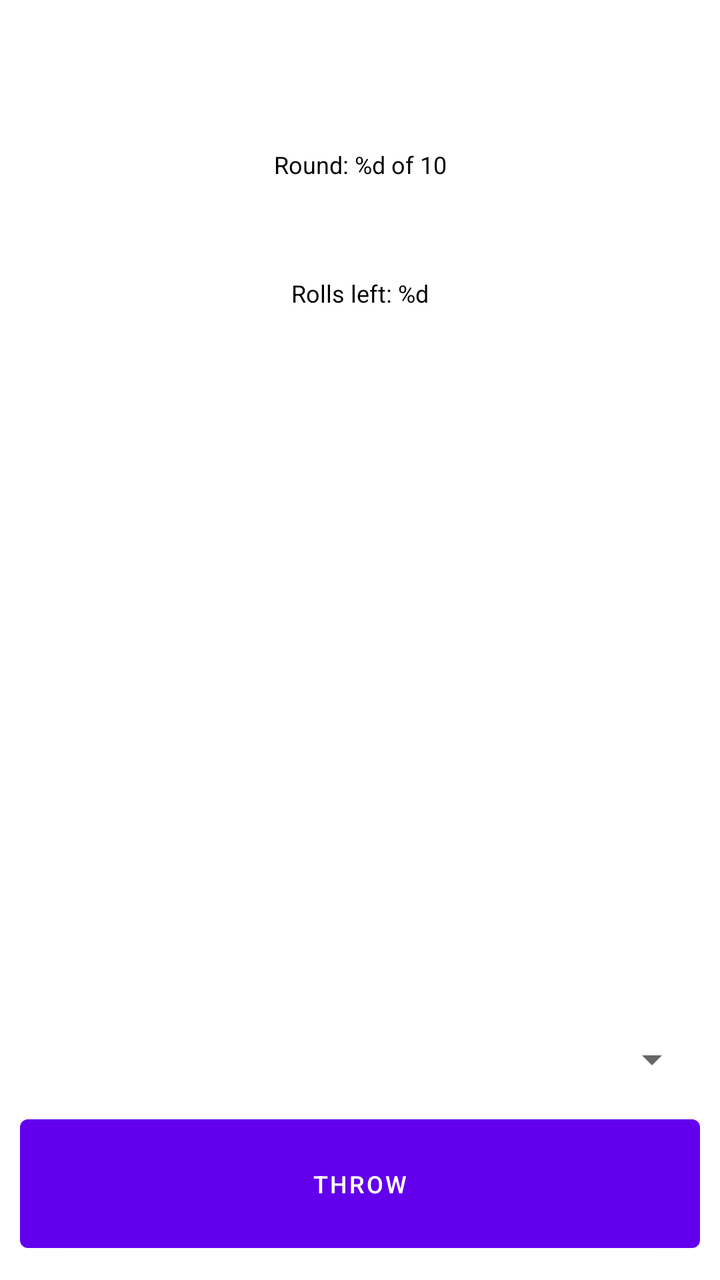
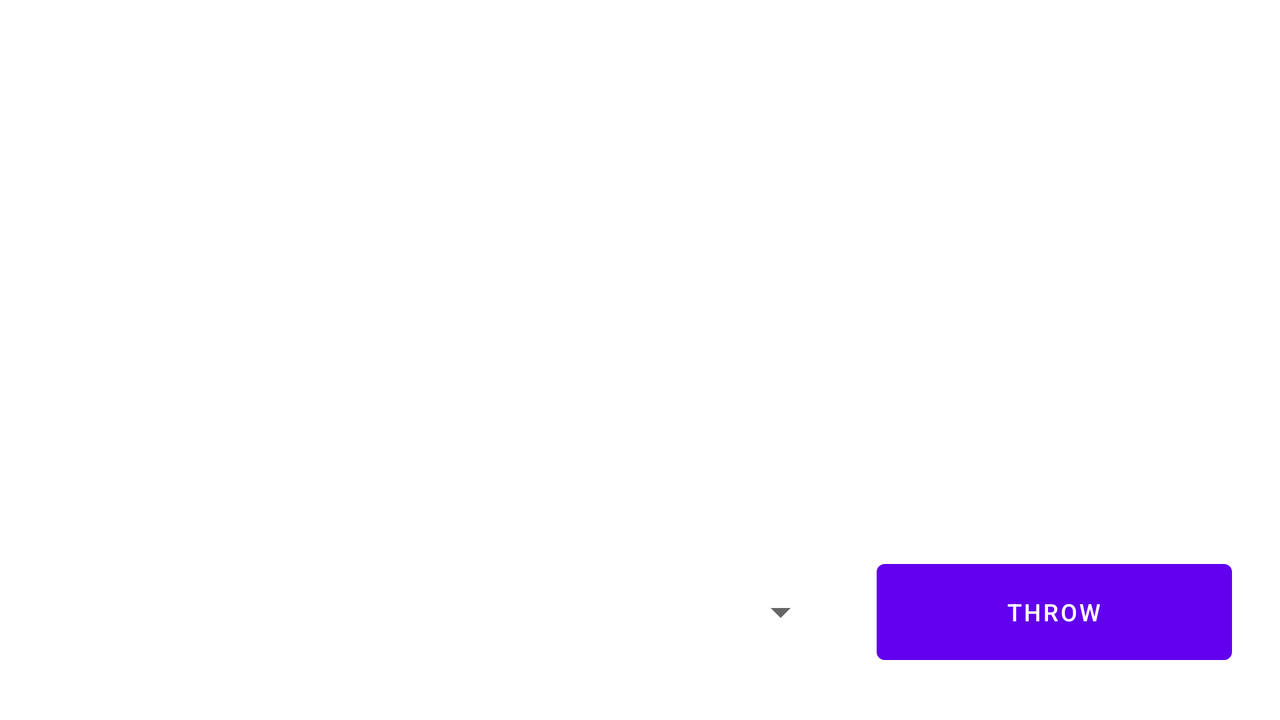

The same Android screen from two of the app's own layout files: first res/layout/ as a phone draws it, then the repository's variant for another configuration, drawn on a device whose configuration selects that folder. Both files follow.
<!-- AndroidManifest.xml: application theme Theme.ThirtyGame -->
<!-- res/layout/activity_main.xml -->
<?xml version="1.0" encoding="utf-8"?>
<androidx.constraintlayout.widget.ConstraintLayout xmlns:android="http://schemas.android.com/apk/res/android"
    xmlns:app="http://schemas.android.com/apk/res-auto"
    xmlns:tools="http://schemas.android.com/tools"
    android:layout_width="match_parent"
    android:layout_height="match_parent"
    android:padding="10dp"
    tools:context=".MainActivity">

    <LinearLayout
        android:id="@+id/linearLayout"
        android:layout_width="wrap_content"
        android:layout_height="wrap_content"
        android:layout_gravity="center"
        android:orientation="horizontal"
        android:padding="10dp"
        app:layout_constraintEnd_toEndOf="parent"
        app:layout_constraintHorizontal_bias="0.5"
        app:layout_constraintStart_toStartOf="parent"
        app:layout_constraintTop_toTopOf="parent">

        <ImageButton
            android:id="@+id/die_one"
            android:layout_width="wrap_content"
            android:layout_height="wrap_content"
            android:background="@null"
            android:contentDescription="@string/die_one"
            android:src="@drawable/white1" />

        <ImageButton
            android:id="@+id/die_two"
            android:layout_width="wrap_content"
            android:layout_height="wrap_content"
            android:background="@null"
            android:contentDescription="@string/die_two"
            android:src="@drawable/white1" />

        <ImageButton
            android:id="@+id/die_three"
            android:layout_width="wrap_content"
            android:layout_height="wrap_content"
            android:background="@null"
            android:contentDescription="@string/die_three"
            android:src="@drawable/white1" />
    </LinearLayout>

    <LinearLayout
        android:id="@+id/linearLayout2"
        android:layout_width="wrap_content"
        android:layout_height="wrap_content"
        android:layout_gravity="center"
        android:orientation="horizontal"
        android:padding="10dp"
        app:layout_constraintEnd_toEndOf="parent"
        app:layout_constraintHorizontal_bias="0.5"
        app:layout_constraintStart_toStartOf="parent"
        app:layout_constraintTop_toBottomOf="@+id/linearLayout">

        <ImageButton
            android:id="@+id/die_four"
            android:layout_width="wrap_content"
            android:layout_height="wrap_content"
            android:background="@null"
            android:contentDescription="@string/die_four"
            android:src="@drawable/white1" />

        <ImageButton
            android:id="@+id/die_five"
            android:layout_width="wrap_content"
            android:layout_height="wrap_content"
            android:background="@null"
            android:contentDescription="@string/die_five"
            android:src="@drawable/white1" />

        <ImageButton
            android:id="@+id/die_six"
            android:layout_width="wrap_content"
            android:layout_height="wrap_content"
            android:background="@null"
            android:contentDescription="@string/die_six"
            android:src="@drawable/white1" />
    </LinearLayout>

    <TextView
        android:id="@+id/round_text_view"
        android:layout_width="wrap_content"
        android:layout_height="wrap_content"
        android:layout_gravity="center"
        android:padding="24dp"
        android:text="@string/round"
        app:layout_constraintEnd_toEndOf="parent"
        app:layout_constraintHorizontal_bias="0.5"
        app:layout_constraintStart_toStartOf="parent"
        app:layout_constraintTop_toBottomOf="@+id/linearLayout2" />

    <TextView
        android:id="@+id/rolls_left_text_view"
        android:layout_width="wrap_content"
        android:layout_height="wrap_content"
        android:layout_gravity="center"
        android:padding="24dp"
        android:text="@string/rolls_left"
        app:layout_constraintEnd_toEndOf="parent"
        app:layout_constraintHorizontal_bias="0.5"
        app:layout_constraintStart_toStartOf="parent"
        app:layout_constraintTop_toBottomOf="@+id/round_text_view" />

    <Button
        android:id="@+id/throw_button"
        android:layout_width="match_parent"
        android:layout_height="wrap_content"
        android:padding="24dp"
        android:text="@string/throw_button"
        app:layout_constraintBottom_toBottomOf="parent"
        app:layout_constraintEnd_toEndOf="parent"
        app:layout_constraintStart_toStartOf="parent" />

    <Spinner
        android:id="@+id/choice_spinner"
        android:layout_width="match_parent"
        android:layout_height="wrap_content"
        android:contentDescription="@string/score_spinner"
        android:padding="24dp"
        android:spinnerMode="dropdown"
        app:layout_constraintBottom_toTopOf="@+id/throw_button"
        app:layout_constraintEnd_toEndOf="parent"
        app:layout_constraintStart_toStartOf="parent" />

</androidx.constraintlayout.widget.ConstraintLayout>
<!-- resources referenced by this layout -->
<resources>
  <string name="die_five">Die Five</string>
  <string name="die_four">Die Four</string>
  <string name="die_one">Die One</string>
  <string name="die_six">Die Six</string>
  <string name="die_three">Die Three</string>
  <string name="die_two">Die Two</string>
  <string name="rolls_left">Rolls left: %d</string>
  <string name="round">Round: %d of 10</string>
  <string name="score_spinner">Score choice</string>
  <string name="throw_button">Throw</string>
  <style name="Theme.ThirtyGame" parent="Theme.MaterialComponents.DayNight.DarkActionBar">
          
          <item name="colorPrimary">@color/purple_500</item>
          <item name="colorPrimaryVariant">@color/purple_700</item>
          <item name="colorOnPrimary">@color/white</item>
          
          <item name="colorSecondary">@color/teal_200</item>
          <item name="colorSecondaryVariant">@color/teal_700</item>
          <item name="colorOnSecondary">@color/black</item>
          
          <item name="android:statusBarColor" tools:targetApi="l">?attr/colorPrimaryVariant</item>
          
          <item name="android:textColor">@color/black</item>
          <item name="android:textSize">12sp</item>
      </style>
</resources>
<!-- res/layout-land/activity_main.xml (the repository's variant of the layout above) -->
<!-- drawn on the phone turned sideways -->
<?xml version="1.0" encoding="utf-8"?>
<LinearLayout xmlns:android="http://schemas.android.com/apk/res/android"
    android:orientation="vertical"
    android:layout_width="match_parent"
    android:layout_height="match_parent">

    <RelativeLayout
        android:layout_width="match_parent"
        android:layout_height="0dp"
        android:layout_weight="0.7">
        <TextView
            android:layout_width="wrap_content"
            android:layout_height="wrap_content"/>
    </RelativeLayout>

    <RelativeLayout
        android:layout_width="match_parent"
        android:layout_height="0dp"
        android:layout_weight="0.3">

        <LinearLayout
            android:baselineAligned="false"
            android:padding="24dp"
            android:layout_width="match_parent"
            android:layout_height="wrap_content"
            android:orientation="horizontal">

            <RelativeLayout
                android:layout_width="0dp"
                android:layout_weight="0.7"
                android:paddingEnd="24dp"
                android:layout_height="match_parent">
                <Spinner
                    android:id="@+id/choice_spinner"
                    android:spinnerMode="dropdown"
                    android:layout_width="match_parent"
                    android:layout_height="match_parent"/>
            </RelativeLayout>

            <RelativeLayout
                android:layout_width="0dp"
                android:layout_weight="0.3"
                android:layout_height="match_parent">
                <Button
                    android:text="@string/throw_button"
                    android:id="@+id/throw_button"
                    android:layout_width="match_parent"
                    android:layout_height="match_parent"/>
            </RelativeLayout>
        </LinearLayout>
    </RelativeLayout>

</LinearLayout>
<!-- resources referenced by the variant -->
<!-- as the phone turned sideways resolves them -->
<resources>
  <string name="throw_button">Throw</string>
  <style name="Theme.ThirtyGame" parent="Theme.MaterialComponents.DayNight.DarkActionBar">
          
          <item name="colorPrimary">@color/purple_500</item>
          <item name="colorPrimaryVariant">@color/purple_700</item>
          <item name="colorOnPrimary">@color/white</item>
          
          <item name="colorSecondary">@color/teal_200</item>
          <item name="colorSecondaryVariant">@color/teal_700</item>
          <item name="colorOnSecondary">@color/black</item>
          
          <item name="android:statusBarColor" tools:targetApi="l">?attr/colorPrimaryVariant</item>
          
          <item name="android:textColor">@color/black</item>
          <item name="android:textSize">12sp</item>
      </style>
</resources>
